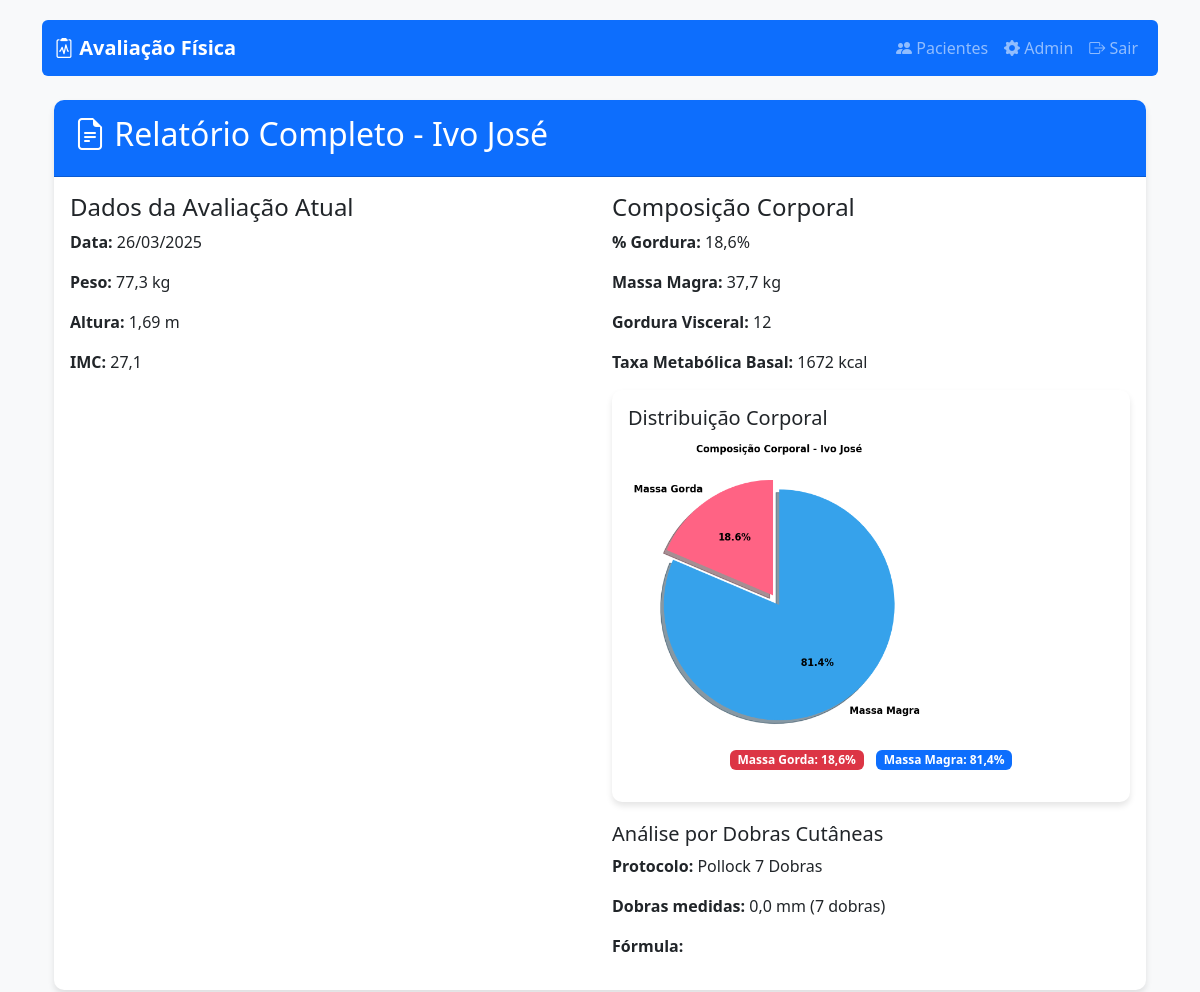
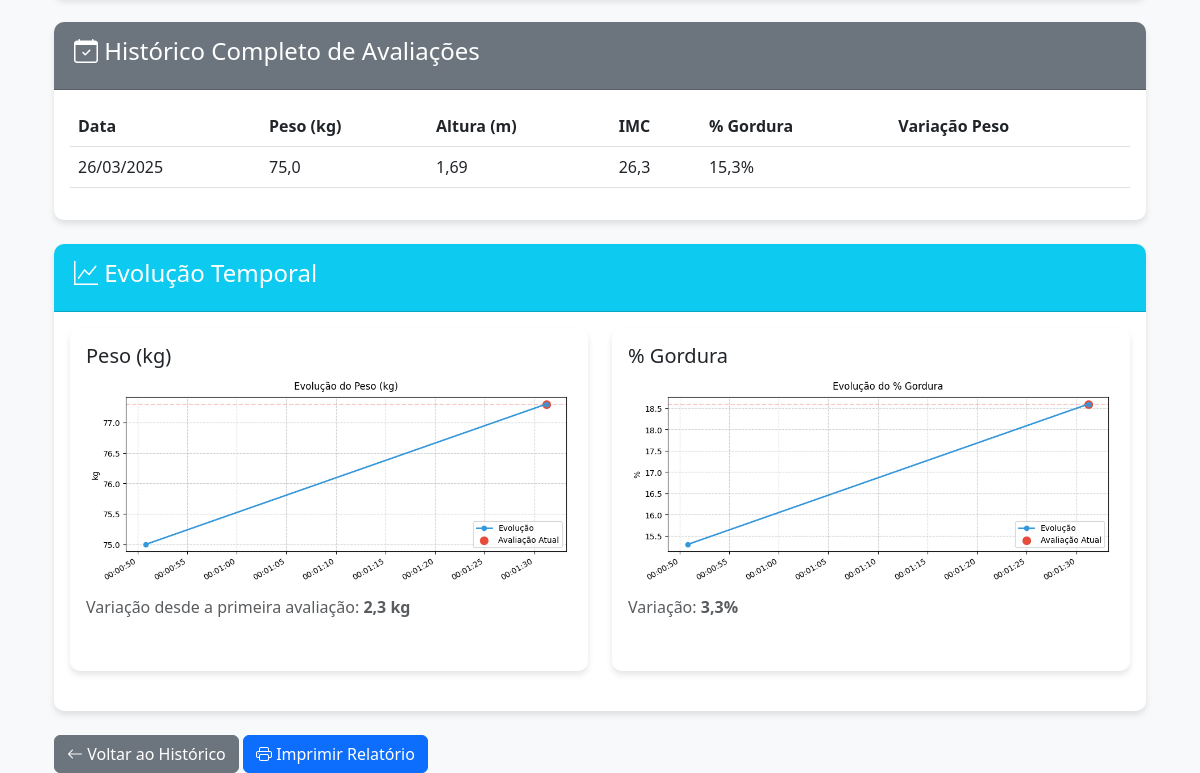
/avaliacoes/7/relatorio/ (signed in), run on the app's committed database (2 pictures, top to bottom).
### avaliacao/models.py (models this page shows, shortened)
class Paciente(models.Model):
    SEXO_CHOICES = [('M', 'Masculino'), ('F', 'Feminino')]
    nome = models.CharField(max_length=100)
    sexo = models.CharField(max_length=1, choices=SEXO_CHOICES)
    data_nascimento = models.DateField()
    telefone = models.CharField(max_length=15, blank=True)
    email = models.EmailField(blank=True)
    observacoes = models.TextField(blank=True)

class Avaliacao(models.Model):
    PROTOCOLOS = [
        ('POLLOCK_7', 'Pollock 7 Dobras'),
        ('FALKNER_4', 'Falkner 4 Dobras'),
    ]
    protocolo = models.CharField(
        max_length=10,
        choices=PROTOCOLOS,
        default='POLLOCK_7'
    )
    paciente = models.ForeignKey(Paciente, on_delete=models.CASCADE, related_name='avaliacoes')
    data_avaliacao = models.DateTimeField(auto_now_add=True)
    altura = models.FloatField(help_text="Altura em metros")
    peso = models.FloatField(help_text="Peso em kg")
    percentual_gordura = models.FloatField(verbose_name="% Gordura")
    massa_magra = models.FloatField()
    gordura_visceral = models.IntegerField()
    tmb = models.IntegerField(verbose_name="Taxa Metabólica Basal")
    idade_metabolica = models.IntegerField()
    observacoes = models.TextField(blank=True)
    torax = models.FloatField('Tórax', null=True, blank=True)
    triceps = models.FloatField('Tríceps', null=True, blank=True)
    abdominal = models.FloatField('Abdominal', null=True, blank=True)
    coxa = models.FloatField('Coxa', null=True, blank=True)
    axilar_media = models.FloatField('Axilar Média', null=True, blank=True)
    subescapular = models.FloatField('Subescapular', null=True, blank=True)
    suprailiaca = models.FloatField('Supra-ilíaca', null=True, blank=True)
    @property
    def soma_7_dobras(self):
        return sum([
            self.torax or 0,
            self.triceps or 0,
            self.abdominal or 0,
            self.coxa or 0,
            self.axilar_media or 0,
            self.subescapular or 0,
            self.suprailiaca or 0
        ])
    class Meta:
        ordering = ['-data_avaliacao']
    @property
    def imc(self):
        return self.peso / (self.altura ** 2)

### avaliacao/views.py (the view)
# urls.py: path('avaliacoes/<int:pk>/relatorio/', views.relatorio_completo, name='relatorio_completo'),
@login_required
def relatorio_completo(request, pk):
    avaliacao_atual = get_object_or_404(Avaliacao, pk=pk)
    paciente = avaliacao_atual.paciente
    todas_avaliacoes = Avaliacao.objects.filter(paciente=paciente).order_by('data_avaliacao')
    if avaliacao_atual not in todas_avaliacoes:
        todas_avaliacoes = list(todas_avaliacoes) + [avaliacao_atual]
        todas_avaliacoes.sort(key=lambda x: x.data_avaliacao)
    graficos = {}
    if todas_avaliacoes.count() > 1:
        graficos['peso'] = gerar_grafico(
            todas_avaliacoes,
            'data_avaliacao',
            'peso',
            'Evolução do Peso (kg)',
            'kg',
            destaque=avaliacao_atual.data_avaliacao
        )
        graficos['gordura'] = gerar_grafico(
            todas_avaliacoes,
            'data_avaliacao',
            'percentual_gordura',
            'Evolução do % Gordura',
            '%',
            destaque=avaliacao_atual.data_avaliacao
        )
        graficos['imc'] = gerar_grafico(
            todas_avaliacoes,
            'data_avaliacao',
            'imc',
            'Evolução do IMC',
            '',
            destaque=avaliacao_atual.data_avaliacao
        )
        graficos['composicao'] = gerar_grafico_pizza(
            massa_gorda=avaliacao_atual.percentual_gordura,
            massa_magra=100 - avaliacao_atual.percentual_gordura,  # Calcula % massa magra
            titulo=f"Composição Corporal - {paciente.nome}"
        )
    return render(request, 'avaliacao/relatorio_completo.html', {
        'avaliacao': avaliacao_atual,
        'paciente': paciente,
        'graficos': graficos,
        'tem_historico': todas_avaliacoes.count() > 1,
        'avaliacoes_anteriores': todas_avaliacoes.exclude(pk=avaliacao_atual.pk),
        'titulo': f'Relatório - {paciente.nome}'
    })

### avaliacao/templatetags/custom_filters.py (called while the page is built)
@register.filter
def subtract(value, arg):
    return value - arg

### avaliacao/templates/avaliacao/relatorio_completo.html (shortened to what this page needs)
{% extends 'avaliacao/base.html' %}
{% load custom_filters %}
{% block content %}
<div class="container mt-4">
    <div class="card mb-4">
        <div class="card-header bg-primary text-white">
            <h2>
                <i class="bi bi-file-earmark-text"></i>
                Relatório Completo - {{ paciente.nome }}
            </h2>
        </div>
        <div class="card-body">
            <div class="row">
                <div class="col-md-6">
                    <h4>Dados da Avaliação Atual</h4>
                    <p><strong>Data:</strong> {{ avaliacao.data_avaliacao|date:"d/m/Y" }}</p>
                    <p><strong>Peso:</strong> {{ avaliacao.peso }} kg</p>
                    <p><strong>Altura:</strong> {{ avaliacao.altura }} m</p>
                    <p><strong>IMC:</strong> {{ avaliacao.imc|floatformat:1 }}</p>
                </div>
                <div class="col-md-6">
                    <h4>Composição Corporal</h4>
                    <p><strong>% Gordura:</strong> {{ avaliacao.percentual_gordura }}%</p>
                    <p><strong>Massa Magra:</strong> {{ avaliacao.massa_magra }} kg</p>
                    <p><strong>Gordura Visceral:</strong> {{ avaliacao.gordura_visceral }}</p>
                    <p><strong>Taxa Metabólica Basal:</strong> {{ avaliacao.tmb }} kcal</p>
                    {% if graficos.composicao %}
                    <div class="mt-3">
                        <div class="card">
                            <div class="card-body">
                                <h5 class="card-title">Distribuição Corporal</h5>
                                <img
                                    class="img-fluid rounded"
                                    alt="Composição Corporal"
                                    style="max-height: 300px;"
                                >
                                <p class="mt-2 text-muted text-center">
                                    <span class="badge bg-danger">Massa Gorda: {{ avaliacao.percentual_gordura }}%</span>
                                    <span class="badge bg-primary ms-2">Massa Magra: {{ 100|subtract:avaliacao.percentual_gordura }}%</span>
                                </p>
                            </div>
                        </div>
                    </div>
                    {% endif %}
                    <div class="mt-3">
                        <h5>Análise por Dobras Cutâneas</h5>
                        <p><strong>Protocolo:</strong> {{ avaliacao.get_protocolo_display }}</p>
                        <p><strong>Dobras medidas:</strong>
                            {% if avaliacao.protocolo == 'POLLOCK_7' %}
                                {{ avaliacao.soma_7_dobras|floatformat:1 }} mm (7 dobras)
                            {% else %}
                                {{ avaliacao.soma_4_dobras|floatformat:1 }} mm (4 dobras)
                            {% endif %}
                        </p>
                        <p><strong>Fórmula:</strong> {{ avaliacao.formula_usada }}</p>
                    </div>
                </div>
            </div>
        </div>
    </div>
    <div class="card mb-4">
        <div class="card-header bg-secondary text-white">
            <h4><i class="bi bi-calendar-check"></i> Histórico Completo de Avaliações</h4>
        </div>
        <div class="card-body">
            <div class="table-responsive">
                <table class="table table-hover">
                    <thead>
                        <tr>
                            <th>Data</th>
                            <th>Peso (kg)</th>
                            <th>Altura (m)</th>
                            <th>IMC</th>
                            <th>% Gordura</th>
                            <th>Variação Peso</th>
                        </tr>
                    </thead>
                    <tbody>
                        {% for av in avaliacoes_anteriores %}
                        <tr {% if av.id == avaliacao.id %}class="avaliacao-atual"{% endif %}>
                            <td>{{ av.data_avaliacao|date:"d/m/Y" }}</td>
                            <td>{{ av.peso|floatformat:1 }}</td>
                            <td>{{ av.altura|floatformat:2 }}</td>
                            <td>{{ av.imc|floatformat:1 }}</td>
                            <td>{{ av.percentual_gordura|floatformat:1 }}%</td>
                            <td>
                            </td>
                        </tr>
                        {% endfor %}
                    </tbody>
                </table>
            </div>
        </div>
    </div>
    {% if tem_historico %}
    <div class="card mb-4">
        <div class="card-header bg-info text-white">
            <h4><i class="bi bi-graph-up"></i> Evolução Temporal</h4>
        </div>
        <div class="card-body">
            <div class="row">
                <div class="col-md-6 mb-4">
                    <div class="card h-100">
                        <div class="card-body">
                            <h5 class="card-title">Peso (kg)</h5>
                            <img class="img-fluid" alt="Evolução do Peso">
                            <p class="mt-2 text-muted">Variação desde a primeira avaliação: <strong>{{ avaliacao.peso|subtract:avaliacoes_anteriores.first.peso|floatformat:1 }} kg</strong></p>
                        </div>
                    </div>
                </div>
                <div class="col-md-6 mb-4">
                    <div class="card h-100">
                        <div class="card-body">
                            <h5 class="card-title">% Gordura</h5>
                            <img class="img-fluid" alt="Evolução do % Gordura">
                            <p class="mt-2 text-muted">Variação: <strong>{{ avaliacao.percentual_gordura|subtract:avaliacoes_anteriores.first.percentual_gordura|floatformat:1 }}%</strong></p>
                        </div>
                    </div>
                </div>
            </div>
        </div>
    </div>
    {% endif %}
    <div class="mt-4 no-print">
        <a href="{% url 'avaliacao:historico_avaliacoes' paciente.id %}" class="btn btn-secondary">
            <i class="bi bi-arrow-left"></i> Voltar ao Histórico
        </a>
        <button onclick="window.print()" class="btn btn-primary">
            <i class="bi bi-printer"></i> Imprimir Relatório
        </button>
    </div>
</div>
{% endblock %}

### avaliacao/templates/avaliacao/base.html (style rules this page uses)
body { background-color: #f8f9fa; padding-top: 20px; }
.card { border-radius: 10px; box-shadow: 0 4px 6px rgba(0, 0, 0, 0.1); margin-bottom: 20px; border: none; }
.card-header { border-radius: 10px 10px 0 0 !important; padding: 15px 20px; }
.img-fluid { max-width: 100%; height: auto; }

### data on the page
Paciente: nome "Ivo José"
Avaliacao: data_avaliacao "26/03/2025", peso "77,3", altura "1,69", imc "27,1", percentual_gordura "18,6", massa_magra "37,7", gordura_visceral "12", tmb "1672", percentual_gordura "81,4", protocolo "Pollock 7 Dobras", soma_7_dobras "0,0", peso|subtract "2,3", percentual_gordura|subtract "3,3"
Avaliacao: data_avaliacao "26/03/2025", peso "75,0", altura "1,69", imc "26,3", percentual_gordura "15,3"
